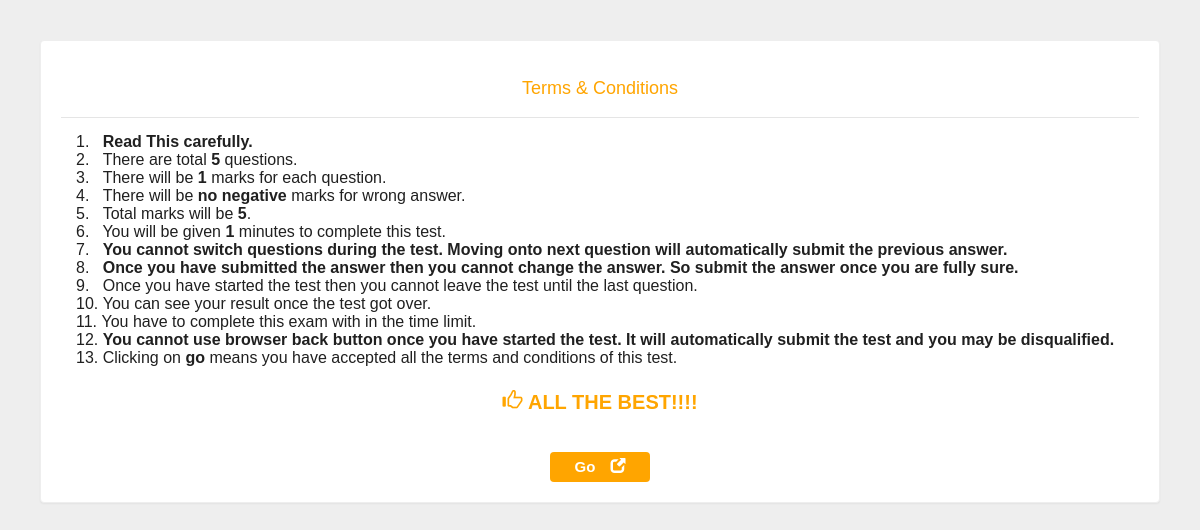
The app's page /first.php?q=quiz&step=200&eid=5edb8a8ba0ec2&n=1&t=5&x=1 (signed in) with its own data.
### tables this page shows
CREATE TABLE `quiz` (
  `eid` text NOT NULL,
  `title` varchar(100) NOT NULL,
  `sahi` int(11) NOT NULL,
  `wrong` int(11) NOT NULL,
  `total` int(11) NOT NULL,
  `time` bigint(20) NOT NULL,
  `intro` text NOT NULL,
  `tag` varchar(100) NOT NULL,
  `date` timestamp NOT NULL DEFAULT current_timestamp() ON UPDATE current_timestamp()
);

### first.php (the view, shortened to what this page needs)
<html>
<head>
 <link  rel="stylesheet" href="css/bootstrap.min.css"/>
 <link  rel="stylesheet" href="css/bootstrap-theme.min.css"/>
 <link rel="stylesheet" href="css/main.css">
 <link  rel="stylesheet" href="css/font.css">
</head>
<body >
<?php
include_once 'dbConnection.php';
if(@$_GET['q']== 'quiz' && @$_GET['step']== 200 ) {
$eid=@$_GET['eid'];
$total=@$_GET['t'];
$q=mysqli_query($con,"SELECT * FROM quiz WHERE eid='$eid'");
while($row=mysqli_fetch_array($q) )
{
  $marks=$row["sahi"];
  $wrong=$row["wrong"];
  $time=$row["time"];
}
$max=$total*$marks;
if($wrong==0)
{
	$str="There will be <b>no negative</b> marks for wrong answer";
}
else
{
	$str="There will be <b>$wrong</b> negative marks for each wrong answer";
}
echo '<div class="panel" id="t&c" >
	      <div class="modal-header" style="text-align:center;">
	        <h4 class="modal-title" ><span style="color:orange;">Terms & Conditions</span></h4>
	      </div>
	      <div class="modal-body">
	        <p style="color:#202020; font-size:16px">
	          1.&nbsp;&nbsp; <b>Read This carefully.</b><br>
	          2.&nbsp; &nbsp;There are total <b> '.$total.'</b> questions.<br>
	          3.&nbsp; &nbsp;There will be <b>'.$marks.'</b> marks for each question.<br>
	          4.&nbsp; &nbsp;'.$str.'.<br>
	          5.&nbsp; &nbsp;Total marks will be <b>'.$max.'</b>.<br>
	          6.&nbsp;&nbsp; You will be given <b>'.$time.'</b> minutes to complete this test.<br>
	          7.&nbsp;&nbsp; <b>You cannot switch questions during the test. Moving onto next question will automatically submit the previous answer.</b><br>
	          8.&nbsp;&nbsp; <b>Once you have submitted the answer then you cannot change the answer. So submit the answer once you are fully sure.<br>
</b>          9.&nbsp;&nbsp; Once you have started the test then you cannot leave the test until the last question.<br>
	          10.&nbsp;You can see your result once the test got over.<br>
	          11.&nbsp;You have to complete this exam with in the time limit.<br>
	          12.&nbsp;<b>You cannot use browser back button once you have started the test. It will automatically submit the test and you may be disqualified.</b><br>
              13.&nbsp;Clicking on <b>go</b> means you have accepted all the terms and conditions of this test.
	          </p>
	          <div style="height:60px; width:100%; display:flex;align-items:center;justify-content:center"><p style="color:orange;font-size:20px;"><b><span class="glyphicon glyphicon-thumbs-up" aria-hidden="true"></span>&nbsp;ALL THE BEST!!!!</b>
              </p></div>
	      </div><div style=" width:100%; display:flex;align-items:center;justify-content:center">
	      <a href="first.php?q=quiz&step=21&eid='.$eid.'&n=1&t='.$total.'" class="pull-right btn sub1"  style="margin:0px;background:orange><button style= "margin:0px;background:#f5b016;" ><b>Go</b>&emsp;<span class="glyphicon glyphicon-new-window" aria-hidden="true"></span> </button></a></div>
      </div>';
}
?>
</body>
</html>

### css/main.css (style rules this page uses)
body { overflow-x:hidden; width:100%; font: 15px; background:#eee; min-height:550px; background-attachment:fixed; font-family: monospace; }
.panel { border-color:#eee; margin:40px; padding:20px; font: 15px "Century Gothic", "Times Roman", sans-serif; }
.sub1 { background: orange; font-size: 15px; height: 30px; margin: 20px; padding: 3px; color: #ffffff; width: 100px; }

### records on screen
quiz: sahi "1", sahi "5", time "1"

### other values on screen
$total "5"
